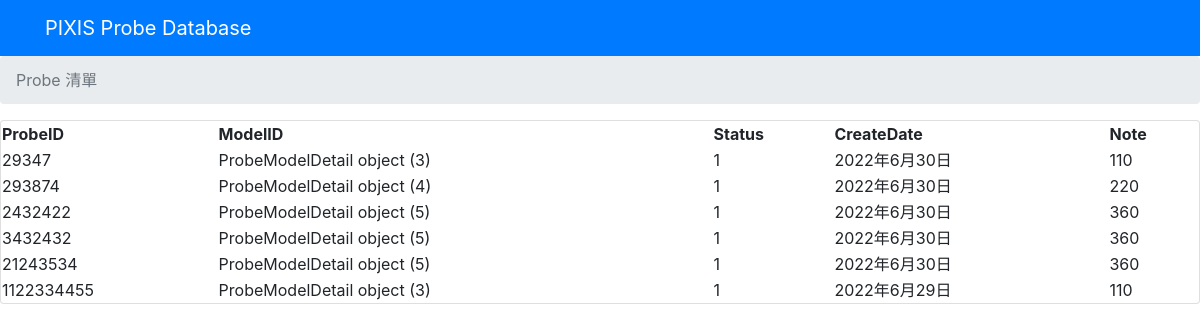
The page /Probes/Probes on the database its author committed.
### Probe/models.py (models this page shows)
class ProbeList(models.Model):
    ProbeID = models.IntegerField(primary_key=True)
    ModelID = models.ForeignKey(ProbeModelDetail,on_delete=models.CASCADE)
    Status = models.IntegerField()
    CreateDate = models.DateField()
    Note = models.CharField(max_length=200,null=True,blank=True)

class ProbeModelDetail(models.Model):
    ModelName = models.CharField(max_length=20)
    PortCount = models.IntegerField()
    CPU = models.CharField(max_length=50)
    Memony = models.CharField(max_length=50)
    HDD = models.CharField(max_length=50)
    Provider = models.IntegerField()
    UsedCount = models.IntegerField()
    Note = models.CharField(max_length=200,null=True,blank=True)

### Probe/views.py (the view)
# urls.py: path('Probes', views.ProbeListVView.as_view()),
class ProbeListVView(generic.ListView):
    model = ProbeList
    template_name = 'Probe/templates/Probe_device_list.html'

### Probe/templates/Probe_device_list.html
{% extends 'base.html' %}
 {% block body %}
<nav aria-label="breadcrumb">
  <ol class="breadcrumb">
    <li class="breadcrumb-item active" aria-current="page">
      Probe 清單
    </li>
  </ol>
</nav>
<div class="card my-3">
<table>
  <thead>
      <tr>
          <th colspan="1">ProbeID</th>
          <th colspan="1">ModelID</th>
          <th colspan="1">Status</th>
          <th colspan="1">CreateDate</th>
          <th colspan="1">Note</th>
      </tr>
  </thead>
  <tbody>
    {% for probe in object_list %}
      <tr>
          <td>{{ probe.ProbeID }}</td>
          <td>{{ probe.ModelID }}</td>
          <td>{{ probe.Status }}</td>
          <td>{{ probe.CreateDate }}</td>
          <td>{{ probe.Note }}</td>
      </tr>
  {% endfor %}
  </tbody>
</table>
</div>
{% endblock %}

### rows shown on the page
ProbeList: ProbeID "29347", ModelID "ProbeModelDetail object (3)", Status "1", CreateDate "2022年6月30日", Note "110"
ProbeList: ProbeID "293874", ModelID "ProbeModelDetail object (4)", Status "1", CreateDate "2022年6月30日", Note "220"
ProbeList: ProbeID "2432422", ModelID "ProbeModelDetail object (5)", Status "1", CreateDate "2022年6月30日", Note "360"
ProbeList: ProbeID "3432432", ModelID "ProbeModelDetail object (5)", Status "1", CreateDate "2022年6月30日", Note "360"
ProbeList: ProbeID "21243534", ModelID "ProbeModelDetail object (5)", Status "1", CreateDate "2022年6月30日", Note "360"
ProbeList: ProbeID "1122334455", ModelID "ProbeModelDetail object (3)", Status "1", CreateDate "2022年6月29日", Note "110"
